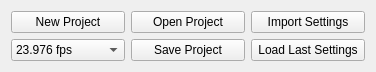
    <widget class="QWidget" name="gridLayoutWidget_4">
     <property name="geometry">
      <rect>
       <x>10</x>
       <y>50</y>
       <width>376</width>
       <height>72</height>
      </rect>
     </property>
     <layout class="QGridLayout" name="gridLayout_5">
      <item row="1" column="1">
       <widget class="QPushButton" name="saveprojectButton">
        <property name="text">
         <string>Save Project</string>
        </property>
       </widget>
      </item>
      <item row="1" column="0">
       <widget class="QComboBox" name="filmrate_PD">
        <property name="sizePolicy">
         <sizepolicy hsizetype="Minimum" vsizetype="Fixed">
          <horstretch>0</horstretch>
          <verstretch>0</verstretch>
         </sizepolicy>
        </property>
        <property name="minimumSize">
         <size>
          <width>0</width>
          <height>0</height>
         </size>
        </property>
        <property name="editable">
         <bool>false</bool>
        </property>
        <item>
         <property name="text">
          <string>23.976 fps</string>
         </property>
        </item>
        <item>
         <property name="text">
          <string>24.000 fps</string>
         </property>
        </item>
        <item>
         <property name="text">
          <string>25.000 fps</string>
         </property>
        </item>
       </widget>
      </item>
      <item row="0" column="1">
       <widget class="QPushButton" name="loadprojectButton">
        <property name="text">
         <string>Open Project</string>
        </property>
       </widget>
      </item>
      <item row="0" column="0">
       <widget class="QPushButton" name="sourceButton">
        <property name="text">
         <string>New Project</string>
        </property>
       </widget>
      </item>
      <item row="0" column="2">
       <widget class="QPushButton" name="loadSettingsButton">
        <property name="text">
         <string>Import Settings</string>
        </property>
       </widget>
      </item>
      <item row="1" column="2">
       <widget class="QPushButton" name="loadLastSettingsButton">
        <property name="text">
         <string>Load Last Settings</string>
        </property>
       </widget>
      </item>
     </layout>
    </widget>
